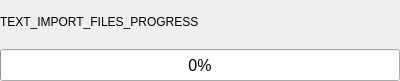
<?xml version="1.0" encoding="UTF-8"?>
<ui version="4.0">
 <class>LoadingWidget</class>
 <widget class="QWidget" name="LoadingWidget">
  <property name="geometry">
   <rect>
    <x>0</x>
    <y>0</y>
    <width>400</width>
    <height>81</height>
   </rect>
  </property>
  <property name="windowTitle">
   <string>Form</string>
  </property>
  <layout class="QVBoxLayout" name="verticalLayout">
   <property name="leftMargin">
    <number>0</number>
   </property>
   <property name="topMargin">
    <number>0</number>
   </property>
   <property name="rightMargin">
    <number>0</number>
   </property>
   <property name="bottomMargin">
    <number>0</number>
   </property>
   <item>
    <layout class="QHBoxLayout" name="horizontalLayout">
     <property name="spacing">
      <number>8</number>
     </property>
     <item>
      <widget class="QLabel" name="label_status">
       <property name="text">
        <string>TEXT_IMPORT_FILES_PROGRESS</string>
       </property>
      </widget>
     </item>
     <item>
      <widget class="QLabel" name="label">
       <property name="sizePolicy">
        <sizepolicy hsizetype="Expanding" vsizetype="Preferred">
         <horstretch>0</horstretch>
         <verstretch>0</verstretch>
        </sizepolicy>
       </property>
       <property name="text">
        <string/>
       </property>
       <property name="alignment">
        <set>Qt::AlignLeading|Qt::AlignLeft|Qt::AlignVCenter</set>
       </property>
      </widget>
     </item>
    </layout>
   </item>
   <item>
    <widget class="QProgressBar" name="progress_bar">
     <property name="minimumSize">
      <size>
       <width>0</width>
       <height>32</height>
      </size>
     </property>
     <property name="font">
      <font>
       <pointsize>12</pointsize>
      </font>
     </property>
     <property name="value">
      <number>0</number>
     </property>
    </widget>
   </item>
  </layout>
 </widget>
 <resources/>
 <connections/>
</ui>
